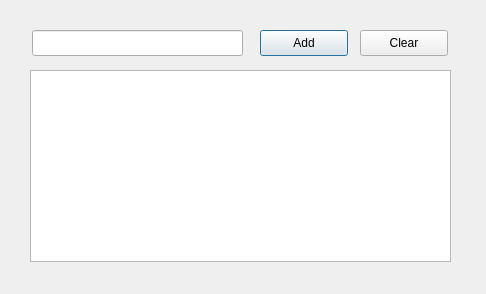
<?xml version="1.0" encoding="UTF-8"?>
<ui version="4.0">
 <class>Dialog</class>
 <widget class="QDialog" name="Dialog">
  <property name="geometry">
   <rect>
    <x>0</x>
    <y>0</y>
    <width>486</width>
    <height>294</height>
   </rect>
  </property>
  <property name="windowTitle">
   <string>Dialog</string>
  </property>
  <widget class="QLineEdit" name="inputLine">
   <property name="geometry">
    <rect>
     <x>32</x>
     <y>30</y>
     <width>211</width>
     <height>26</height>
    </rect>
   </property>
   <property name="alignment">
    <set>Qt::AlignLeading|Qt::AlignLeft|Qt::AlignVCenter</set>
   </property>
  </widget>
  <widget class="QPushButton" name="addButton">
   <property name="geometry">
    <rect>
     <x>260</x>
     <y>30</y>
     <width>88</width>
     <height>26</height>
    </rect>
   </property>
   <property name="text">
    <string>Add</string>
   </property>
  </widget>
  <widget class="QTextBrowser" name="outputText">
   <property name="geometry">
    <rect>
     <x>30</x>
     <y>70</y>
     <width>421</width>
     <height>192</height>
    </rect>
   </property>
   <property name="readOnly">
    <bool>false</bool>
   </property>
  </widget>
  <widget class="QPushButton" name="clearButton">
   <property name="geometry">
    <rect>
     <x>360</x>
     <y>30</y>
     <width>88</width>
     <height>26</height>
    </rect>
   </property>
   <property name="text">
    <string>Clear</string>
   </property>
  </widget>
 </widget>
 <resources/>
 <connections/>
</ui>
